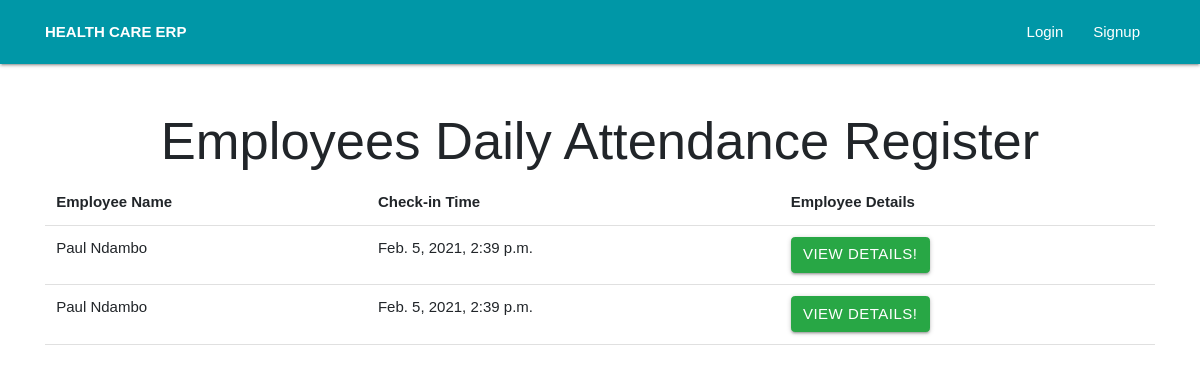
The page /HumanResource/attendance/ on the database its author committed.
### HumanResource/models.py (models this page shows, shortened)
class Attendance(models.Model):
    employee = models.ForeignKey(Employee, on_delete=models.CASCADE)
    check_in_time = models.DateTimeField(default=timezone.now)
    class Meta:
        verbose_name = ("Employees Checkin Record")
        verbose_name_plural = ("Employees Checkin Records")

class Employee(models.Model):
    employment_number = models.CharField(max_length=200, unique=True)
    name = models.CharField(max_length=200)
    slug = models.SlugField(max_length=200, unique=True)
    phone = models.CharField(max_length=200)
    email = models.EmailField()
    department = models.CharField(max_length=200, choices=DEPARTMENT_CHOICES)
    employment_date = models.DateTimeField()
    date_of_birth = models.DateTimeField()
    religion = models.CharField(max_length=200, choices=RELIGION_CHOICES)
    gender = models.CharField(max_length=200, choices=GENDER_CHOICES)
    skin_color = models.CharField(max_length=200)
    hair_color = models.CharField(max_length=200)
    height = models.CharField(max_length=200)
    address = models.CharField(max_length=200)
    city = models.CharField(max_length=200)
    country = models.CharField(max_length=200)
    nationality = models.CharField(max_length=200)
    personal_description = models.TextField(max_length=2000)
    profile_photo = models.ImageField(upload_to="pics")
    last_university_attended = models.CharField(max_length=500)
    highest_education_level = models.CharField(max_length=50, choices=HIGHEST_EDUCATION_CHOICES)
    graduation_year = models.DateTimeField(default=timezone.now)
    schools_attended = models.CharField(max_length=500)
    specialization = models.CharField(max_length=500)
    places_worked = models.TextField()
    def __str__(self):
        return self.name
    class Meta:
        verbose_name = ("Employee Detail")
        verbose_name_plural = ("Employees Details")

### HumanResource/views.py (the view)
# urls.py: path("attendance/", views.attendance, name="attendance"),
def attendance(request):
    attendances = Attendance.objects.all()
    context = {
        "attendances": attendances
    }
    return render(request, "hr/checkin.html", context)

### HumanResource/templates/hr/checkin.html
{% extends "base_layout.html" %}
{% block heading %}
    <h3 class="display-4 text-center">Employees Daily Attendance Register</h3>
{% endblock heading %}
 {% block content %}
 <table class="table table-borderless">
     <thead class="border-bottom font-weight-bold">
         <tr>
             <td>Employee Name</td>
             <td>Check-in Time</td>
             <td>Employee Details</td>
         </tr>
     </thead>
     <tbody>
         {% for attendance in attendances%}
            <tr>
                <td>{{ attendance.employee }}</td>
                <td>{{ attendance.check_in_time }}</td>
                <td><a href="#" class="btn btn-success">View Details!</a></td>
            </tr>
         {% endfor %}
     </tbody>
 </table>
{% endblock %}

### static/css/custom/auth.css (style rules this page uses)
* { margin: 0; padding: 0; font-family: sans-serif; }

### rows shown on the page
Attendance: employee "Paul Ndambo", check_in_time "Feb. 5, 2021, 2:39 p.m."
Attendance: employee "Paul Ndambo", check_in_time "Feb. 5, 2021, 2:39 p.m."
